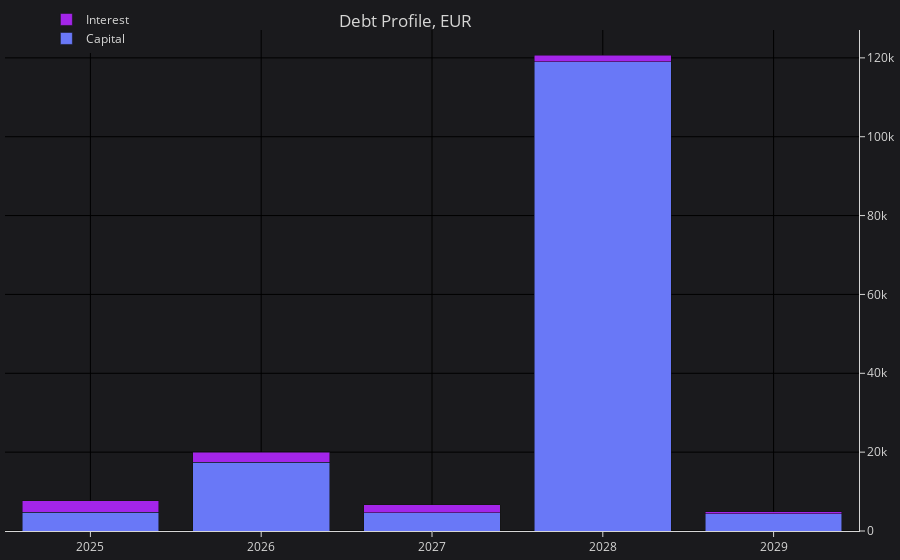

Source (notebook cell):
### Code cell
# And finally, over the next 5 years...
graph_cash_flow(cashflow, 'Y', 5)

### Figure 1 — Plotly figure (JSON) as saved in the notebook; plotly's stock layout.template omitted (floating-point values rounded to 4 significant figures)
{"data": [{"name": "Capital", "type": "bar", "x": ["2025", "2026", "2027", "2028", "2029"], "y": [4772.0, 17430.0, 4585.0, 119000.0, 4418.0]}, {"name": "Interest", "type": "bar", "x": ["2025", "2026", "2027", "2028", "2029"], "y": [2857.0, 2489.0, 2099.0, 1761.0, 414.5]}], "layout": {"autosize": true, "barmode": "stack", "colorway": ["#6978F7", "#A325E9", "#96E05D", "#4A7FB9", "#E75A2D", "#FBE55A", "#8C8C8D", "#5A54F6"], "legend": {"font": {"color": "#D6D6D5"}, "orientation": "v", "x": 0.1, "xanchor": "center", "y": 1.05, "yanchor": "top"}, "margin": {"b": 5, "l": 5, "r": 5, "t": 5}, "paper_bgcolor": "#1A1A1D", "plot_bgcolor": "#1A1A1D", "title": {"font": {"color": "#D6D6D5"}, "text": "Debt Profile, EUR", "x": 0.45, "xanchor": "center", "yanchor": "top"}, "xaxis": {"autorange": true, "color": "#D6D6D5", "gridcolor": "black", "gridwidth": 1, "linecolor": "#D6D6D5", "range": [-0.5, 4.5], "ticks": "outside", "type": "category", "zerolinecolor": "black", "zerolinewidth": 1}, "yaxis": {"autorange": true, "color": "#D6D6D5", "gridcolor": "black", "gridwidth": 1, "linecolor": "#D6D6D5", "range": [0, 127100.0], "side": "right", "ticks": "outside", "type": "linear", "zerolinecolor": "black", "zerolinewidth": 1}}}
